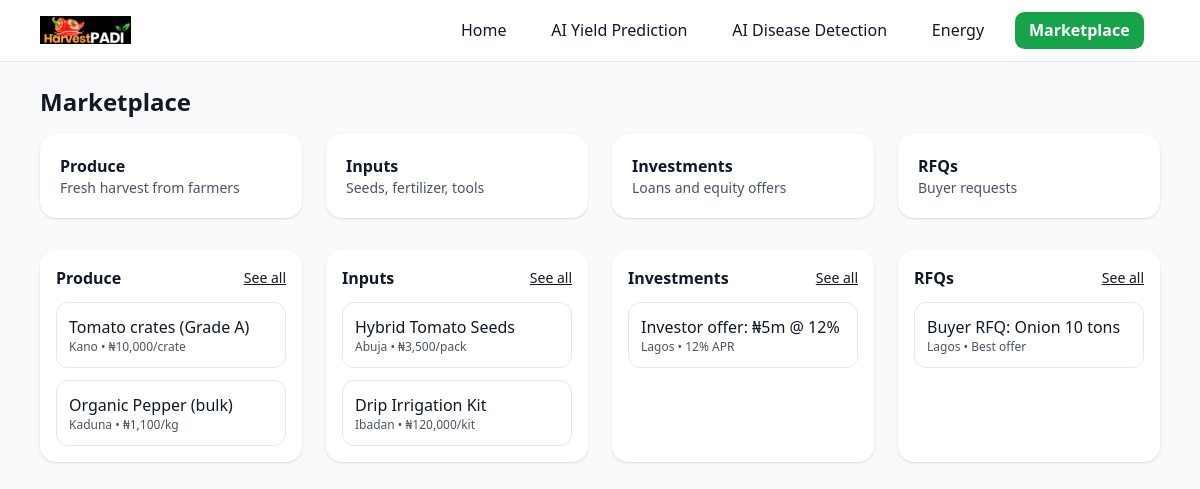
/market/, run on the app's committed database.
### marketplace/models.py (models this page shows, shortened)
class Listing(models.Model):
    title = models.CharField(max_length=200)
    listing_type = models.CharField(max_length=20, choices=LISTING_TYPES)
    category = models.CharField(max_length=100, blank=True)
    location = models.CharField(max_length=100, blank=True)
    quantity = models.CharField(max_length=100, blank=True)
    price_text = models.CharField(max_length=100, blank=True)
    image = models.ImageField(upload_to='market/', blank=True, null=True)
    description = models.TextField(blank=True)
    is_verified = models.BooleanField(default=True)
    created_at = models.DateTimeField(auto_now_add=True)

### marketplace/views.py (the view)
# urls.py: path('', views.market_home, name='market_home'),
def market_home(request):
    role = get_role(request)
    if role == 'buyer':
        return redirect('buyer_dashboard')
    if role == 'seller':
        return redirect('seller_dashboard')
    if role == 'investor':
        return redirect('investor_dashboard')
    sections = []
    for slug, title in [("produce","Produce"),("input","Inputs"),("investment","Investments"),("rfq","RFQs")]:
        items = Listing.objects.filter(listing_type=slug)[:6]
        sections.append({"slug": slug, "title": title, "items": items})
    return render(request, "market/home.html", {"sections": sections, "role": role})

### core/utils.py (called while the page is built)
def get_role(request, default="farmer"):
    return request.session.get("role", default)

### templates/market/home.html (shortened to what this page needs)
{% extends 'base.html' %}
{% load i18n %}
{% block content %}
<h1 class="text-2xl font-bold mb-4">{% trans "Marketplace" %}</h1>
<div class="grid md:grid-cols-2 lg:grid-cols-4 gap-6">
  <a href="/market/type/produce/" class="bg-white p-5 rounded-2xl shadow">
    <h3 class="font-semibold">Produce</h3>
    <p class="text-sm text-gray-600">{% trans "Fresh harvest from farmers" %}</p>
  </a>
  <a href="/market/type/input/" class="bg-white p-5 rounded-2xl shadow">
    <h3 class="font-semibold">{% trans "Inputs" %}</h3>
    <p class="text-sm text-gray-600">{% trans "Seeds, fertilizer, tools" %}</p>
  </a>
  <a href="/market/type/investment/" class="bg-white p-5 rounded-2xl shadow">
    <h3 class="font-semibold">{% trans "Investments" %}</h3>
    <p class="text-sm text-gray-600">{% trans "Loans and equity offers" %}</p>
  </a>
  <a href="/market/type/rfq/" class="bg-white p-5 rounded-2xl shadow">
    <h3 class="font-semibold">RFQs</h3>
    <p class="text-sm text-gray-600">{% trans "Buyer requests" %}</p>
  </a>
</div>
<section class="mt-8 grid md:grid-cols-2 lg:grid-cols-4 gap-6">
  {% for sec in sections %}
    <div class="bg-white p-4 rounded-2xl shadow">
      <div class="flex items-center justify-between mb-3">
        <h3 class="font-semibold">{{ sec.title }}</h3>
        <a class="text-sm underline" href="/market/type/{{ sec.slug }}/">{% trans "See all" %}</a>
      </div>
      <div class="space-y-3">
        {% for x in sec.items %}
          <div class="border rounded-xl p-3">
            <div class="font-medium truncate">{{ x.title }}</div>
            <div class="text-xs text-gray-600">{{ x.location }} • {{ x.price_text }}</div>
          </div>
        {% empty %}
          <div class="text-sm text-gray-500">{% trans "No items yet" %}</div>
        {% endfor %}
      </div>
    </div>
  {% endfor %}
</section>
{% endblock %}

### templates/base.html (shortened to what this page needs)
{% load static %}
{% load i18n %}
<!doctype html>
<html lang="{{ LANGUAGE_CODE }}">
<head>
  <script src="https://cdn.tailwindcss.com"></script>
</head>
<body class="bg-gray-50 text-gray-900">
  <nav class="bg-white border-b sticky top-0 z-10">
  <div class="max-w-6xl mx-auto px-4 py-3 flex items-center justify-between">
    <a href="/" class="flex items-center gap-2">
      <img src="{% static 'img/HARVESTPADI LOGO.jpg' %}" alt="HarvestPadi" class="h-7 w-auto" />
    </a>
      <div class="flex items-center gap-4">
        <a href="/" class="nav-link {% if request.path == '/' %}nav-link-active{% endif %}">Home</a>
        <a href="/ai/yield/" class="nav-link {% if '/ai/yield' in request.path %}nav-link-active{% endif %}">
          AI Yield Prediction
        </a>
        <a href="/ai/disease/" class="nav-link {% if '/ai/disease' in request.path %}nav-link-active{% endif %}">
          AI Disease Detection
        </a>
        <a href="/energy/" class="nav-link {% if '/energy' in request.path %}nav-link-active{% endif %}">
          Energy
        </a>
        <a href="https://harvestpadi.vercel.app/farmer" class="nav-link {% if '/market' in request.path %}nav-link-active{% endif %}">
          Marketplace
        </a>
      </div>
    </div>
  </nav>
  <main class="max-w-6xl mx-auto px-4 py-6">
        {% block content %}{% endblock %}
  </main>
</body>
</html>

### templates/base.html (style rules this page uses)
.nav-link { padding: .4rem .9rem; border-radius: .6rem; font-weight: 500; color: var(--brand-dark); transition: background .15s ease; }
.nav-link-active { background: #16A34A; color: #fff; font-weight: 600; }

### data on the page
Listing: title "Tomato crates (Grade A)", location "Kano", price_text "₦10,000/crate"
Listing: title "Organic Pepper (bulk)", location "Kaduna", price_text "₦1,100/kg"
Listing: title "Hybrid Tomato Seeds", location "Abuja", price_text "₦3,500/pack"
Listing: title "Drip Irrigation Kit", location "Ibadan", price_text "₦120,000/kit"
Listing: title "Investor offer: ₦5m @ 12%", location "Lagos", price_text "12% APR"
Listing: title "Buyer RFQ: Onion 10 tons", location "Lagos", price_text "Best offer"

### other printed values
{{ sec.title }} "Produce" "Inputs" "Investments" "RFQs"
